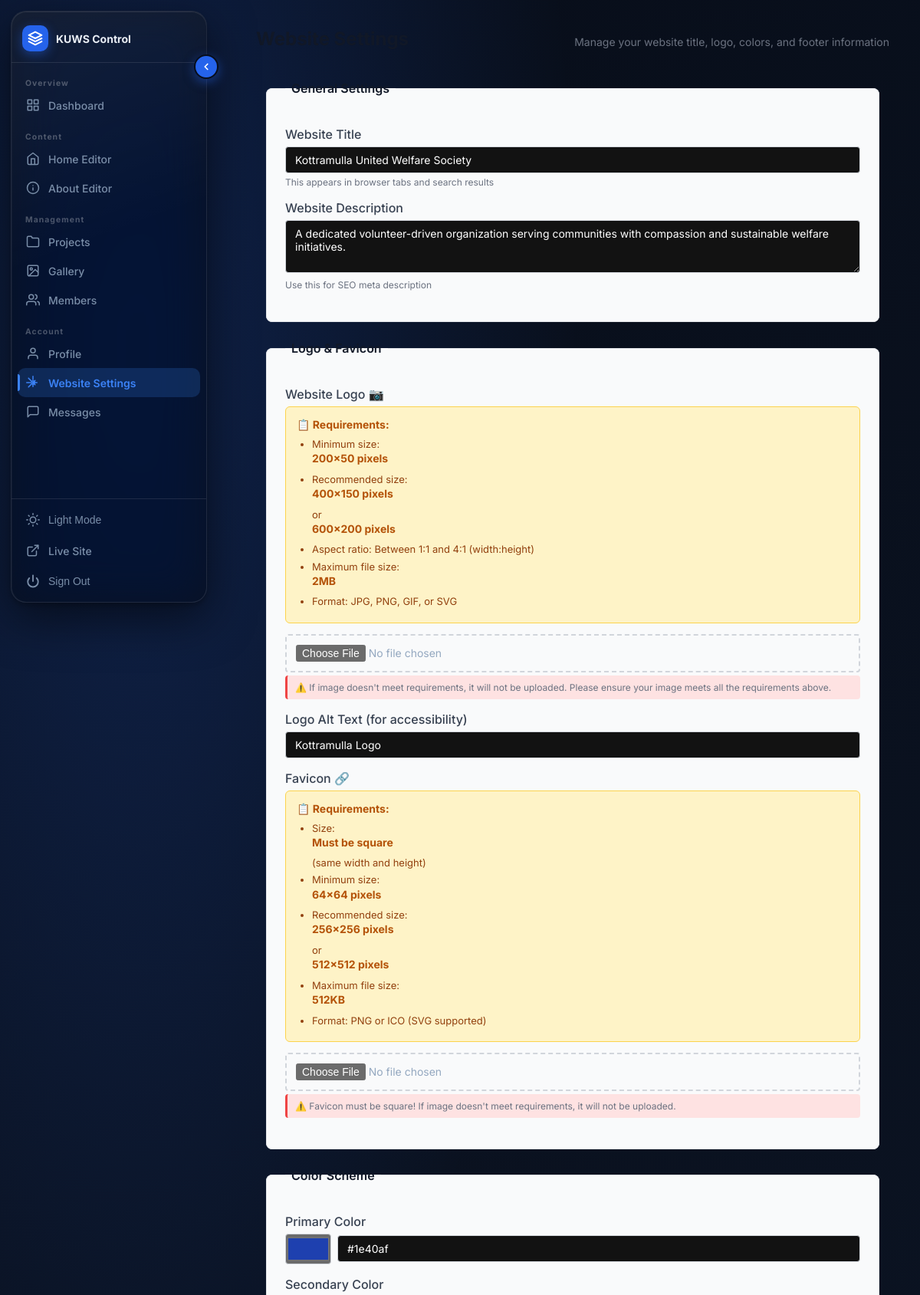
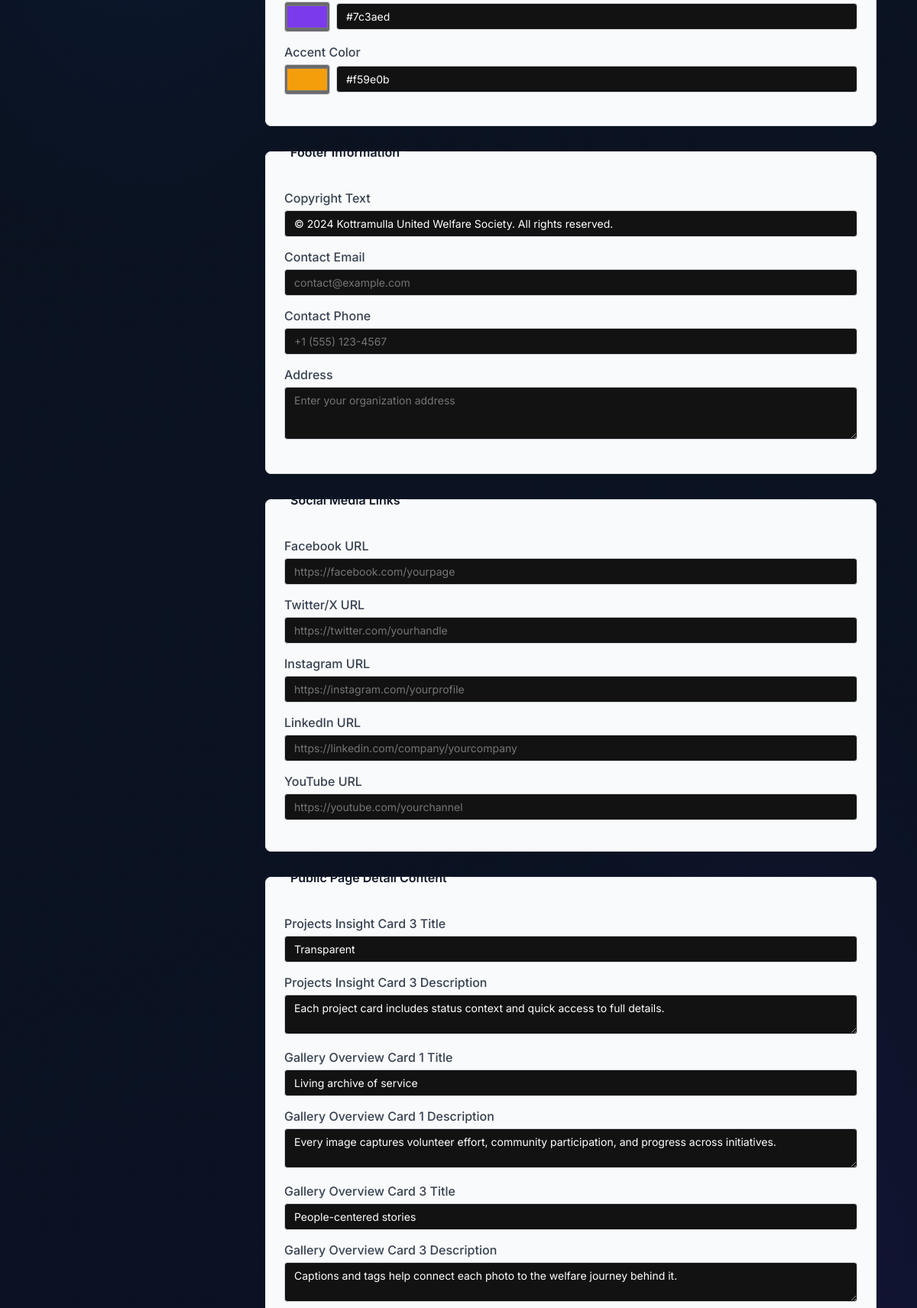
The app's page /admin/settings (signed in, upper part) with its own data (2 pictures, top to bottom).
### tables this page shows
CREATE TABLE IF NOT EXISTS website_settings (
    id INT UNSIGNED AUTO_INCREMENT PRIMARY KEY,
    website_title VARCHAR(255) NOT NULL DEFAULT 'Kottramulla United Welfare Society',
    website_description TEXT,
    logo_path VARCHAR(255) DEFAULT NULL,
    logo_alt_text VARCHAR(255) DEFAULT 'Kottramulla Logo',
    favicon_path VARCHAR(255) DEFAULT NULL,
    footer_copyright_text VARCHAR(255) DEFAULT '© 2024 Kottramulla United Welfare Society. All rights reserved.',
    footer_email VARCHAR(255) DEFAULT NULL,
    footer_phone VARCHAR(20) DEFAULT NULL,
    footer_address TEXT DEFAULT NULL,
    social_facebook VARCHAR(255) DEFAULT NULL,
    social_twitter VARCHAR(255) DEFAULT NULL,
    social_instagram VARCHAR(255) DEFAULT NULL,
    social_linkedin VARCHAR(255) DEFAULT NULL,
    social_youtube VARCHAR(255) DEFAULT NULL,
    primary_color VARCHAR(7) DEFAULT '#1e40af',
    secondary_color VARCHAR(7) DEFAULT '#7c3aed',
    accent_color VARCHAR(7) DEFAULT '#f59e0b',
    projects_insight3_title VARCHAR(255) DEFAULT 'Transparent',
    projects_insight3_body TEXT NULL,
    gallery_overview1_title VARCHAR(255) DEFAULT 'Living archive of service',
    gallery_overview1_body TEXT NULL,
    gallery_overview3_title VARCHAR(255) DEFAULT 'People-centered stories',
    gallery_overview3_body TEXT NULL,
    members_overview2_title VARCHAR(255) DEFAULT 'Volunteer-led',
    members_overview2_body TEXT NULL,
    members_overview3_title VARCHAR(255) DEFAULT 'Open to all',
    members_overview3_body TEXT NULL,
    contact_assurance1_title VARCHAR(255) DEFAULT 'Quick Response',
    contact_assurance1_body TEXT NULL,
    contact_assurance2_title VARCHAR(255) DEFAULT 'Meaningful Guidance',
    contact_assurance2_body TEXT NULL,
    contact_assurance3_title VARCHAR(255) DEFAULT 'Community First',
    contact_assurance3_body TEXT NULL,
    updated_at TIMESTAMP DEFAULT CURRENT_TIMESTAMP ON UPDATE CURRENT_TIMESTAMP
);

### app/Core/View.php (called while the page is built, shortened)
<?php
class View
{
    public static function render(string $view, array $data = [], string $layout = 'user/layouts/main'): void
    {
        $viewPath = __DIR__ . '/../../views/' . $view . '.php';
        extract($data, EXTR_SKIP);
        require $viewPath;
    }
}

### app/Controllers/AdminSettingsController.php (called while the page is built, shortened)
<?php
class AdminSettingsController
{
    private WebsiteSettingsModel $settings;
    public function __construct()
    {
        $this->settings = new WebsiteSettingsModel();
    }
    public function index(): void
    {
        View::render('admin/settings/show', [
            'settings' => $this->settings->get(),
            'csrfToken' => Csrf::token(),
            'success' => Session::flash('success'),
            'error' => Session::flash('error'),
        ], 'admin/layouts/admin');
    }
}

### app/Models/WebsiteSettingsModel.php (called while the page is built, shortened)
<?php
class WebsiteSettingsModel
{
    public function get(): ?array
    {
        $pdo = Database::connection();
        $stmt = $pdo->query('SELECT * FROM website_settings WHERE id = 1 LIMIT 1');
        return $stmt->fetch(PDO::FETCH_ASSOC) ?: null;
    }
}

### views/admin/settings/show.php (the view, shortened to what this page needs)
<div class="admin-container">
    <div class="page-header">
        <h1>Website Settings</h1>
        <p>Manage your website title, logo, colors, and footer information</p>
    </div>
    <form action="/admin/settings/update" method="POST" enctype="multipart/form-data" class="settings-form">
        <fieldset class="form-section">
            <legend>General Settings</legend>
            <div class="form-group">
                <label for="website_title">Website Title</label>
                <input
                    type="text"
                    id="website_title"
                    name="website_title"
                    value="<?php echo htmlspecialchars($settings['website_title'] ?? ''); ?>"
                    required
                    placeholder="Enter website title"
                >
                <small>This appears in browser tabs and search results</small>
            </div>
            <div class="form-group">
                <label for="website_description">Website Description</label>
                <textarea
                    id="website_description"
                    name="website_description"
                    rows="3"
                    placeholder="Enter a brief description of your website"
                ><?php echo htmlspecialchars($settings['website_description'] ?? ''); ?></textarea>
                <small>Use this for SEO meta description</small>
            </div>
        </fieldset>
        <fieldset class="form-section">
            <legend>Logo & Favicon</legend>
            <div class="form-group">
                <label for="logo">Website Logo 📷</label>
                <div class="requirement-box">
                    <strong>📋 Requirements:</strong>
                    <ul>
                        <li>Minimum size: <strong>200x50 pixels</strong></li>
                        <li>Recommended size: <strong>400x150 pixels</strong> or <strong>600x200 pixels</strong></li>
                        <li>Aspect ratio: Between 1:1 and 4:1 (width:height)</li>
                        <li>Maximum file size: <strong>2MB</strong></li>
                        <li>Format: JPG, PNG, GIF, or SVG</li>
                    </ul>
                </div>
                <input
                    type="file"
                    id="logo"
                    name="logo"
                    accept="image/*"
                    class="file-input"
                >
                <small class="help-text">⚠️ If image doesn't meet requirements, it will not be uploaded. Please ensure your image meets all the requirements above.</small>
            </div>
            <div class="form-group">
                <label for="logo_alt_text">Logo Alt Text (for accessibility)</label>
                <input
                    type="text"
                    id="logo_alt_text"
                    name="logo_alt_text"
                    value="<?php echo htmlspecialchars($settings['logo_alt_text'] ?? ''); ?>"
                    placeholder="e.g., Kottramulla United Welfare Society Logo"
                >
            </div>
            <div class="form-group">
                <label for="favicon">Favicon 🔗</label>
                <div class="requirement-box">
                    <strong>📋 Requirements:</strong>
                    <ul>
                        <li>Size: <strong>Must be square</strong> (same width and height)</li>
                        <li>Minimum size: <strong>64x64 pixels</strong></li>
                        <li>Recommended size: <strong>256x256 pixels</strong> or <strong>512x512 pixels</strong></li>
                        <li>Maximum file size: <strong>512KB</strong></li>
                        <li>Format: PNG or ICO (SVG supported)</li>
                    </ul>
                </div>
                <input
                    type="file"
                    id="favicon"
                    name="favicon"
                    accept="image/*"
                    class="file-input"
                >
                <small class="help-text">⚠️ Favicon must be square! If image doesn't meet requirements, it will not be uploaded.</small>
            </div>
        </fieldset>
        <fieldset class="form-section">
            <legend>Color Scheme</legend>
            <div class="form-group">
                <label for="primary_color">Primary Color</label>
                <div class="color-input-group">
                    <input
                        type="color"
                        id="primary_color"
                        name="primary_color"
                        value="<?php echo htmlspecialchars($settings['primary_color'] ?? '#1e40af'); ?>"
                    >
                    <input
                        type="text"
                        name="primary_color_text"
                        value="<?php echo htmlspecialchars($settings['primary_color'] ?? '#1e40af'); ?>"
                        readonly
                        class="color-text-input"
                    >
                </div>
            </div>
            <div class="form-group">
                <label for="secondary_color">Secondary Color</label>
                <div class="color-input-group">
                    <input
                        type="color"
                        id="secondary_color"
                        name="secondary_color"
                        value="<?php echo htmlspecialchars($settings['secondary_color'] ?? '#7c3aed'); ?>"
                    >
                    <input
                        type="text"
                        name="secondary_color_text"
                        value="<?php echo htmlspecialchars($settings['secondary_color'] ?? '#7c3aed'); ?>"
                        readonly
                        class="color-text-input"
                    >
                </div>
            </div>
            <div class="form-group">
                <label for="accent_color">Accent Color</label>
                <div class="color-input-group">
                    <input
                        type="color"
                        id="accent_color"
                        name="accent_color"
                        value="<?php echo htmlspecialchars($settings['accent_color'] ?? '#f59e0b'); ?>"
                    >
                    <input
                        type="text"
                        name="accent_color_text"
                        value="<?php echo htmlspecialchars($settings['accent_color'] ?? '#f59e0b'); ?>"
                        readonly
                        class="color-text-input"
                    >
                </div>
            </div>
        </fieldset>
        <fieldset class="form-section">
            <legend>Footer Information</legend>
            <div class="form-group">
                <label for="footer_copyright_text">Copyright Text</label>
                <input
                    type="text"
                    id="footer_copyright_text"
                    name="footer_copyright_text"
                    value="<?php echo htmlspecialchars($settings['footer_copyright_text'] ?? ''); ?>"
                    placeholder="© 2024 Your Organization. All rights reserved."
                >
            </div>
            <div class="form-group">
                <label for="footer_email">Contact Email</label>
                <input
                    type="email"
                    id="footer_email"
                    name="footer_email"
                    value="<?php echo htmlspecialchars($settings['footer_email'] ?? ''); ?>"
                    placeholder="contact@example.com"
                >
            </div>
            <div class="form-group">
                <label for="footer_phone">Contact Phone</label>
                <input
                    type="tel"
                    id="footer_phone"
                    name="footer_phone"
                    value="<?php echo htmlspecialchars($settings['footer_phone'] ?? ''); ?>"
                    placeholder="+1 (555) 123-4567"
                >
            </div>
            <div class="form-group">
                <label for="footer_address">Address</label>
                <textarea
                    id="footer_address"
                    name="footer_address"
                    rows="3"
                    placeholder="Enter your organization address"
                ><?php echo htmlspecialchars($settings['footer_address'] ?? ''); ?></textarea>
            </div>
        </fieldset>
        <fieldset class="form-section">
            <legend>Social Media Links</legend>
            <div class="form-group">
                <label for="social_facebook">Facebook URL</label>
                <input
                    type="url"
                    id="social_facebook"
                    name="social_facebook"
                    value="<?php echo htmlspecialchars($settings['social_facebook'] ?? ''); ?>"
                    placeholder="https://facebook.com/yourpage"
                >
            </div>
            <div class="form-group">
                <label for="social_twitter">Twitter/X URL</label>
                <input
                    type="url"
                    id="social_twitter"
                    name="social_twitter"
                    value="<?php echo htmlspecialchars($settings['social_twitter'] ?? ''); ?>"
                    placeholder="https://twitter.com/yourhandle"
                >
            </div>
            <div class="form-group">
                <label for="social_instagram">Instagram URL</label>
                <input
                    type="url"
                    id="social_instagram"
                    name="social_instagram"
                    value="<?php echo htmlspecialchars($settings['social_instagram'] ?? ''); ?>"
                    placeholder="https://instagram.com/yourprofile"
                >
            </div>
            <div class="form-group">
                <label for="social_linkedin">LinkedIn URL</label>
                <input
                    type="url"
                    id="social_linkedin"
                    name="social_linkedin"
                    value="<?php echo htmlspecialchars($settings['social_linkedin'] ?? ''); ?>"
                    placeholder="https://linkedin.com/company/yourcompany"
                >
            </div>
            <div class="form-group">
                <label for="social_youtube">YouTube URL</label>
                <input
                    type="url"
                    id="social_youtube"
                    name="social_youtube"
                    value="<?php echo htmlspecialchars($settings['social_youtube'] ?? ''); ?>"
                    placeholder="https://youtube.com/yourchannel"
                >
            </div>
        </fieldset>
        <fieldset class="form-section">
            <legend>Public Page Detail Content</legend>
            <div class="form-group">
                <label for="projects_insight3_title">Projects Insight Card 3 Title</label>
                <input type="text" id="projects_insight3_title" name="projects_insight3_title" value="<?php echo htmlspecialchars($settings['projects_insight3_title'] ?? ''); ?>">
            </div>
            <div class="form-group">
                <label for="projects_insight3_body">Projects Insight Card 3 Description</label>
                <textarea id="projects_insight3_body" name="projects_insight3_body" rows="2"><?php echo htmlspecialchars($settings['projects_insight3_body'] ?? ''); ?></textarea>
            </div>
            <div class="form-group">
                <label for="gallery_overview1_title">Gallery Overview Card 1 Title</label>
                <input type="text" id="gallery_overview1_title" name="gallery_overview1_title" value="<?php echo htmlspecialchars($settings['gallery_overview1_title'] ?? ''); ?>">
            </div>
            <div class="form-group">
                <label for="gallery_overview1_body">Gallery Overview Card 1 Description</label>
                <textarea id="gallery_overview1_body" name="gallery_overview1_body" rows="2"><?php echo htmlspecialchars($settings['gallery_overview1_body'] ?? ''); ?></textarea>
            </div>
            <div class="form-group">
                <label for="gallery_overview3_title">Gallery Overview Card 3 Title</label>
                <input type="text" id="gallery_overview3_title" name="gallery_overview3_title" value="<?php echo htmlspecialchars($settings['gallery_overview3_title'] ?? ''); ?>">
            </div>
            <div class="form-group">
                <label for="gallery_overview3_body">Gallery Overview Card 3 Description</label>
                <textarea id="gallery_overview3_body" name="gallery_overview3_body" rows="2"><?php echo htmlspecialchars($settings['gallery_overview3_body'] ?? ''); ?></textarea>
            </div>
        </fieldset>
    </form>
</div>

### records on screen
website_settings: website_title "Kottramulla United Welfare Society", website_description "A dedicated volunteer-driven organization serving communities with compassion and sustainable welfare initiatives.", logo_alt_text "Kottramulla Logo", primary_color "#1e40af", primary_color_text "#1e40af", secondary_color "#7c3aed", secondary_color_text "#7c3aed", accent_color "#f59e0b", accent_color_text "#f59e0b", footer_copyright_text "© 2024 Kottramulla United Welfare Society. All rights reserved.", projects_insight3_title "Transparent", projects_insight3_body "Each project card includes status context and quick access to full details.", gallery_overview1_title "Living archive of service", gallery_overview1_body "Every image captures volunteer effort, community participation, and progress across initiatives.", gallery_overview3_title "People-centered stories", gallery_overview3_body "Captions and tags help connect each photo to the welfare journey behind it."
